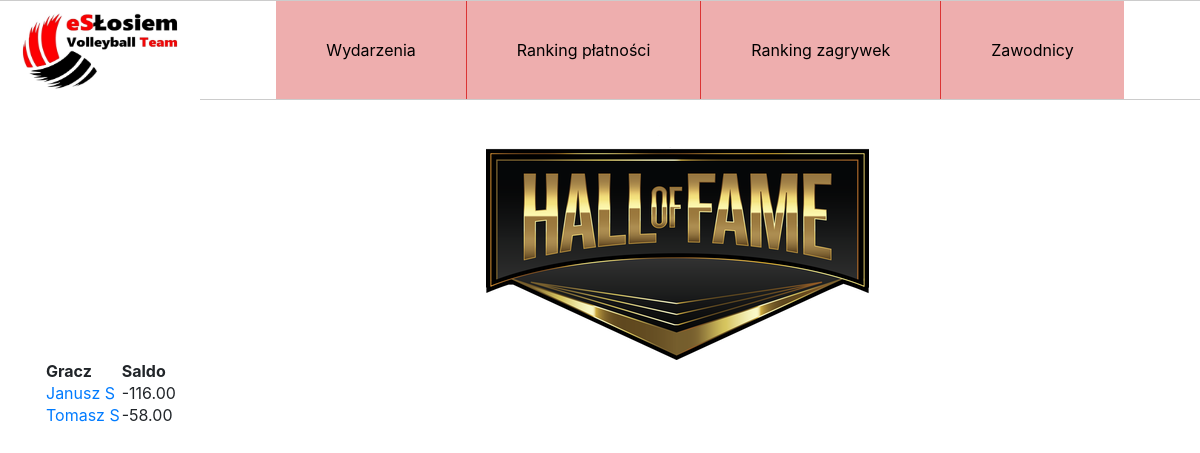
The app's page /hall-of-fame/, older data.
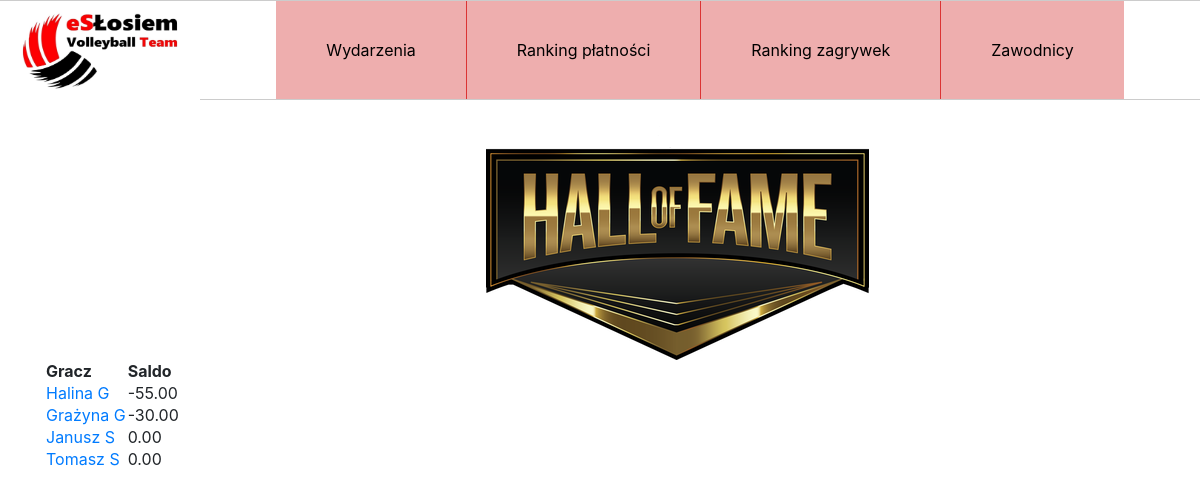
The same page, newer data.
### zapisy/models.py (models this page shows, shortened)
class Player(models.Model):
    name = models.CharField(max_length=64)
    multisport_number = models.CharField(max_length=8, null=True, blank=True)
    excess = models.FloatField(default=0)

### zapisy/views.py (the view)
# urls.py: path('hall-of-fame/', views.HallOfFameView.as_view(), name='hof'),
class HallOfFameView(ListView):
    model = Player
    template_name = "zapisy/hof.html"
    def get_context_data(self,**kwargs):
        context = super().get_context_data(**kwargs)
        player_objects = Player.objects.all()
        players = []
        for player in player_objects:
            entries = Entry.objects.filter(player=player).filter(paid=False)
            balance_ms = entries.filter(multisport=False).aggregate(n=Sum('event__price'))['n'] or 0
            balance_nms = entries.filter(multisport=True).aggregate(n=Sum('event__price_multisport'))['n'] or 0
            entries = Entry.objects.filter(player=player).filter(serves_paid=False)
            balance_serv = entries.aggregate(n=Sum('serves'))['n'] or 0
            balance = player.excess - balance_ms - balance_nms - balance_serv * SERVE_PRICE
            players.append({'name': player.name,
                            'balance': balance,
                            'id':player.id})
        players.sort(key = lambda x: x['balance'])
        context['players'] = players
        return context

### templates/zapisy/hof.html
{% extends "zapisy/base.html" %}
  {% block content %}
  {% load filters %}
  {% load static %}
  <div id="hof">
    <img src="{% get_media_prefix %}hof.png" alt="Cinque Terre">
  </div>
  <div>
    <table>
      <thead>
        <th>Gracz</th>
        <th>Saldo</th>
      </thead>
      {% for pl in players %}
        <tr>
          <td><a href="{% url 'player' pl.id %}">{{pl.name}}</a></td>
          <td>{{pl.balance|floatformat:2}}</td>
        </tr>
      {% endfor %}
    </table>
  </div>
  {% endblock %}

### templates/zapisy/base.html (shortened to what this page needs)
<!DOCTYPE html5>
{% load static %}
<html lang="en" dir="ltr">
  <head>
    <link rel="stylesheet" href="https://cdn.jsdelivr.net/npm/bootstrap@4.6.0/dist/css/bootstrap.min.css">
    <link rel="stylesheet" href="{% static "zapisy/css/style.css" %}"/>
  </head>
  <body>
    <div class="header">
    <div id="logo">
      <img src="{% get_media_prefix %}logo.jpg" alt="Cinque Terre" width="200" height="100">
    </div>
    <div id="navbar">
      <nav class="nav">
        <ul>
          <li class="nav-item">
            <a class="nav-link" href="{% url 'events' %}">Wydarzenia</a>
          </li>
          <li class="nav-item">
            <a class="nav-link" href="{% url 'hof' %}">Ranking płatności</a>
          </li>
          <li class="nav-item">
            <a class="nav-link" href="{% url 'hof' %}">Ranking zagrywek</a>
          </li>
          <li class="nav-item">
            <a class="nav-link" href="{% url 'hof' %}">Zawodnicy</a>
          </li>
        </ul>
      </nav>
    </div>
    </div>
    <div class="container">
    {% block content %}
    {% endblock %}
    </div>
  </body>
</html>

### static/zapisy/css/style.css (style rules this page uses)
body { margin: 0; padding: 0; }
div { margin: 0 auto; text-align: center; justify-content: center; }
.header { height: 100px; border:1px solid #ccc; border-width:1px 0; }
#logo { float:left; width: 200px; }
.nav { list-style:none; margin:0; padding:0; text-align:center; display: flex; justify-content: center; }
.nav ul { list-style-type: none; margin: 0; padding: 0; overflow: hidden; background-color: rgb(238, 174, 174); }
.nav li { display:inline; display: inline; color: white; text-align: center; padding: 27px 40px; text-decoration: none; float: left; border-right: 1px solid rgb(219, 52, 52); }
.nav li:last-child { border-right: none; }
.nav a { display:inline-block; padding:10px; opacity: 1; color: black; }
li { display: inline; }

Row changes from the older to the newer data that the page shows:
added Player: name "Halina G"
added Player: name "Grażyna G"
Text that changed along with them:
new list line: "-55.00"
new list line: "-30.00"
new list line: "0.00"
list line gone: "-116.00"
list line gone: "-58.00"
